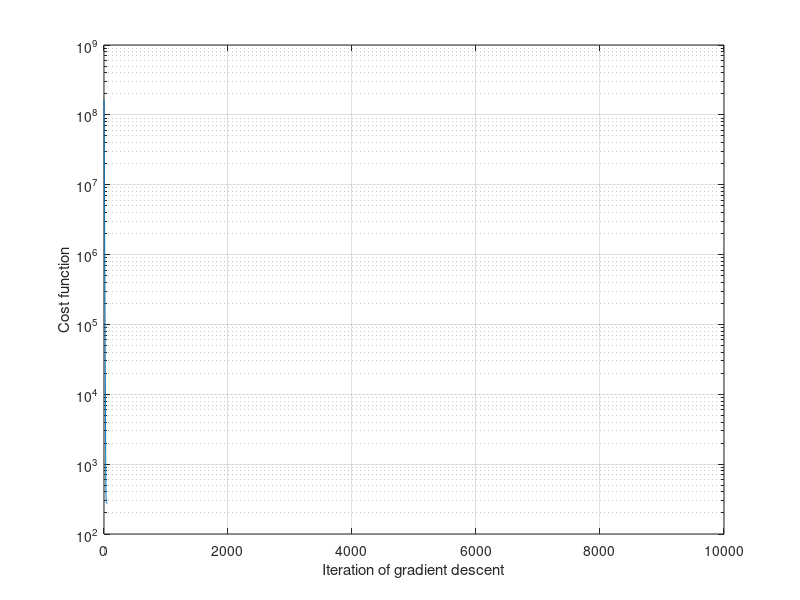
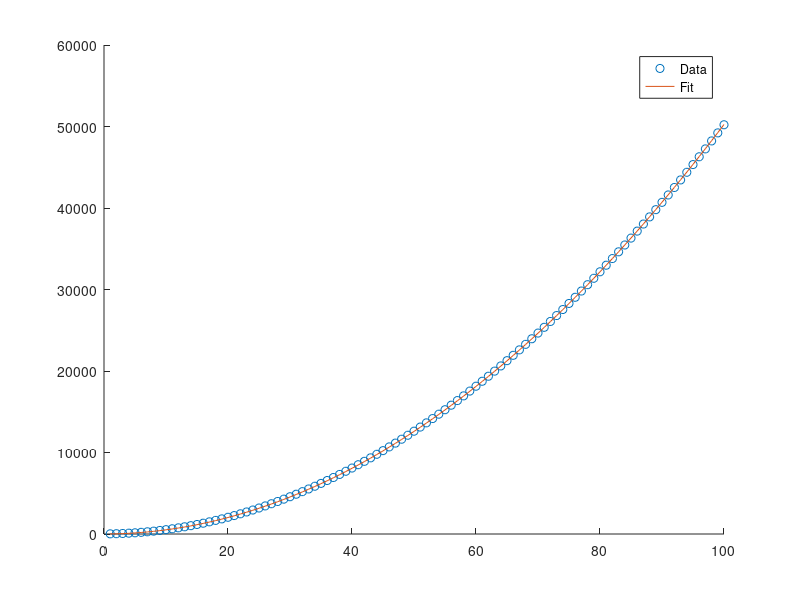

These charts were generated, in order, by the following MATLAB code:
function linearregression

% data
x = 1:100;
m = length(x);
y = 3 * x + rand(1, length(x));
y = 5*x.*x + 2*x + 13 + rand(1, length(x));
assignin('base','x',x);
assignin('base','y',y);

% model
theta = rand(3,1);  % parameter vector, start random
h = @(theta,x) theta(1) + theta(2) * x + theta(3) * x .* x;  % the model to fit
dh = @(theta,x) [ones(1,m); x; x.*x];  % differental of the model. Element dh(i,j) = dh(theta,x_j)/dtheta_i

% do gradient descent
alpha = 1e-12;  % learning rate
n = 10000;
lastJ = NaN;
threshold = 0.00001;
converged = 0;
Js = zeros(n,1);
display('Starting gradient descent:');
for i=1:n
    [J,dJ] = costFunction(theta, h, dh, x, y);
    Js(i) = J;
    
    % update
    theta = theta - alpha * dJ;
    
    if ~isnan(lastJ)
        pdiff = (J - lastJ) / J;
        display(sprintf('(%i) Change by %+.2f%%', i, pdiff*100));
        if abs(pdiff) < threshold
            converged = 1;
            break;
        end
    end
    
    lastJ = J;
end

figure;
semilogy(1:n,Js);
xlabel('Iteration of gradient descent');
ylabel('Cost function');
grid on;
display(theta);

switch converged
    case 0
        display('Didn''t converge after 1000 runs');
    case 1
        display('Converged!');
end

figure;
hold on;
plot(x,y,'o');
plot(x, h(theta,x));
legend('Data', 'Fit');

end

function [J, dJ] = costFunction(theta, h, dh, x, y)

% J = (1/2m) * sum((h(x_i) - y_i)^2, i)
% dJ/dt_j = (1/2m) * sum( 2*(dh(x_i,i)/dt_j) * (h(x_i) - y_i), i)
m = length(y);
mt = length(theta);
diffs = (h(theta, x) - y);
J = sum(diffs.^2) / (2*m);
dJ = (1/2*m) * sum( 2.*dh(theta,x).*repmat(diffs, [mt 1]), 2);
end